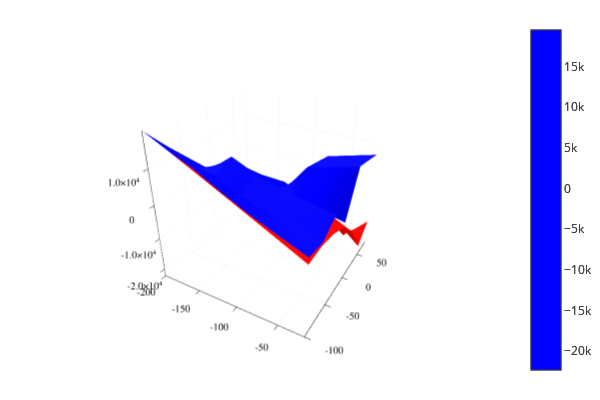

Notebook cell for this chart:
### Code cell
#i=4
#rAccpost=-80
#approx(x,rAccpost) = simplify(substitute(a[i][2].constraints[1],Dict(SNNT.AST.Variable("x1")=>x,SNNT.AST.Variable("x3")=>rAccpost),fold=false)).value
more_approx(x,rAccpost) = SNNT.Approx.evaluate(Float64[0.,x,rAccpost],test_res)
#more_approx2(x,rAccpost) = SNNT.Approx.evaluate(Float64[x,rAccpost],test_res2)
exact(x,rAccpost) = simplify(substitute(test_approx.constraints[1],Dict(SNNT.AST.Variable("x2")=>x,SNNT.AST.Variable("x3")=>rAccpost),fold=false)).value
#Plots.plot(xpts,exact.(xpts),label="exact")
#Plots.plot!(xpts,approx.(xpts),label="approx")
surface(-200:30:0,-100:30:100,exact,label="exact",color="red")
surface!(-200:30:0,-100:30:100,more_approx,label="approx",color="blue")
#surface!(0:10:100,-100:10:100,more_approx2,label="approx",color="blue")

### Figure 1 — Plotly figure (JSON) as saved in the notebook; plotly's stock layout.template omitted (floating-point values rounded to 4 significant figures)
{"data": [{"colorbar": {"title": ""}, "colorscale": [[0, "rgba(255, 0, 0, 1.000)"], [1, "rgba(255, 0, 0, 1.000)"]], "hoverinfo": "none", "name": "exact", "opacity": null, "scene": "scene", "showlegend": false, "showscale": true, "type": "surface", "x": [-200, -170, -140, -110, -80, -50, -20], "xaxis": "x", "y": [-100, -70, -40, -10, 20, 50, 80], "yaxis": "y", "z": [[19480.0, 16210.0, 12780.0, 9315.0, 5806.0, 2276.0, -1255.0], [13210.0, 9934.0, 6507.0, 2906.0, 1773.0, 386.3, -1000.0], [6779.0, 3507.0, 719.1, 1438.0, 683.8, -703.0, -2090.0], [315.4, -3094.0, -1562.0, -843.5, -1597.0, -2984.0, -4371.0], [-6194.0, -7227.0, -5316.0, -4597.0, -5351.0, -6738.0, -10150.0], [-12720.0, -11610.0, -9703.0, -8984.0, -9738.0, -13150.0, -19310.0], [-19250.0, -16000.0, -14090.0, -13370.0, -16150.0, -22310.0, -14830.0]], "zaxis": "z", "zmax": 19480.0, "zmin": -22310.0}, {"colorbar": {"title": ""}, "colorscale": [[0, "rgba(0, 0, 255, 1.000)"], [1, "rgba(0, 0, 255, 1.000)"]], "hoverinfo": "none", "name": "approx", "opacity": null, "scene": "scene", "showlegend": false, "showscale": true, "type": "surface", "x": [-200, -170, -140, -110, -80, -50, -20], "xaxis": "x", "y": [-100, -70, -40, -10, 20, 50, 80], "yaxis": "y", "z": [[19480.0, 16210.0, 13330.0, 9660.0, 6251.0, 3399.0, 545.9], [13210.0, 9934.0, 8617.0, 5204.0, 3287.0, 1481.0, -325.0], [7334.0, 5617.0, 10820.0, 7712.0, 5735.0, 4349.0, 2963.0], [660.0, -796.2, 4712.0, 1605.0, -369.9, -1756.0, -3142.0], [-5749.0, -5713.0, -264.9, -3370.0, 5464.0, 7273.0, 9082.0], [-11600.0, -10520.0, -4651.0, -7756.0, 4273.0, 6082.0, 7891.0], [-17450.0, -15320.0, -9037.0, -12140.0, 3082.0, 4891.0, 6699.0]], "zaxis": "z", "zmax": 19480.0, "zmin": -22310.0}], "layout": {"annotations": [], "height": 400, "legend_position": {"bgcolor": "rgba(255, 255, 255, 1.000)", "bordercolor": "rgba(0, 0, 0, 1.000)", "borderwidth": 1, "font": {"color": "rgba(0, 0, 0, 1.000)", "family": "sans-serif", "size": 11}, "title": {"font": {"color": "rgba(0, 0, 0, 1.000)", "family": "sans-serif", "size": 15}, "text": ""}, "tracegroupgap": 0, "traceorder": "normal", "x": 1, "xanchor": "auto", "y": 1, "yanchor": "auto"}, "margin": {"b": 20, "l": 0, "r": 0, "t": 20}, "paper_bgcolor": "rgba(255, 255, 255, 1.000)", "plot_bgcolor": "rgba(255, 255, 255, 1.000)", "scene": {"camera": {"eye": {"x": 1.126, "y": -1.95, "z": 1.3}}, "domain": {"x": [0.06582, 0.9934], "y": [0.03762, 0.9902]}, "xaxis": {"gridcolor": "rgba(0, 0, 0, 0.100)", "gridwidth": 0.5, "linecolor": "rgba(0, 0, 0, 1.000)", "mirror": false, "range": [-200, -20], "showgrid": true, "showline": true, "showticklabels": true, "tickangle": 0, "tickcolor": "rgb(0, 0, 0)", "tickfont": {"color": "rgba(0, 0, 0, 1.000)", "family": "sans-serif", "size": 11}, "tickmode": "array", "ticks": "inside", "ticktext": ["-200", "-150", "-100", "-50"], "tickvals": [-200, -150, -100, -50], "title": "", "titlefont": {"color": "rgba(0, 0, 0, 1.000)", "family": "sans-serif", "size": 15}, "type": "-", "visible": true, "zeroline": false, "zerolinecolor": "rgba(0, 0, 0, 1.000)"}, "yaxis": {"gridcolor": "rgba(0, 0, 0, 0.100)", "gridwidth": 0.5, "linecolor": "rgba(0, 0, 0, 1.000)", "mirror": false, "range": [-100, 80], "showgrid": true, "showline": true, "showticklabels": true, "tickangle": 0, "tickcolor": "rgb(0, 0, 0)", "tickfont": {"color": "rgba(0, 0, 0, 1.000)", "family": "sans-serif", "size": 11}, "tickmode": "array", "ticks": "inside", "ticktext": ["-100", "-50", "0", "50"], "tickvals": [-100, -50, 0, 50], "title": "", "titlefont": {"color": "rgba(0, 0, 0, 1.000)", "family": "sans-serif", "size": 15}, "type": "-", "visible": true, "zeroline": false, "zerolinecolor": "rgba(0, 0, 0, 1.000)"}, "zaxis": {"gridcolor": "rgba(0, 0, 0, 0.100)", "gridwidth": 0.5, "linecolor": "rgba(0, 0, 0, 1.000)", "mirror": false, "range": [-22310.0, 19480.0], "showgrid": true, "showline": true, "showticklabels": true, "tickangle": 0, "tickcolor": "rgb(0, 0, 0)", "tickfont": {"color": "rgba(0, 0, 0, 1.000)", "family": "sans-serif", "size": 11}, "tickmode": "array", "ticks": "inside", "ticktext": ["-2.0×10⁴", "-1.0×10⁴", "0", "1.0×10⁴"], "tickvals": [-20000, -10000, 0, 10000], "title": "", "titlefont": {"color": "rgba(0, 0, 0, 1.000)", "family": "sans-serif", "size": 15}, "type": "-", "visible": true, "zeroline": false, "zerolinecolor": "rgba(0, 0, 0, 1.000)"}}, "showlegend": true, "width": 600}}
